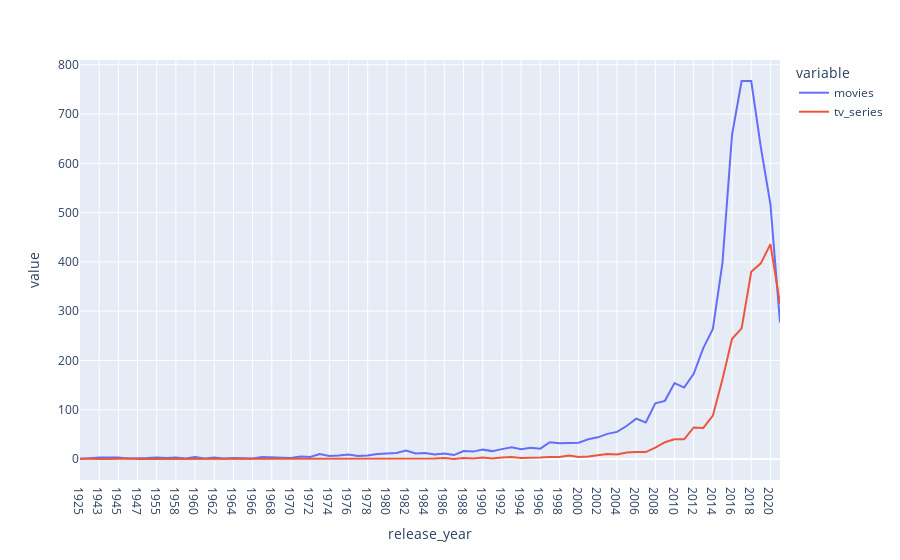

The notebook cell saved with this chart:
### Code cell
import plotly.express as px
fig = px.line(dataframe, x="release_year", y=["movies", "tv_series"])
fig.show()

### Figure 1 — Plotly figure (JSON) as saved in the notebook; plotly's stock layout.template omitted (floating-point values rounded to 4 significant figures)
{"data": [{"hovertemplate": "variable=movies<br>release_year=%{x}<br>value=%{y}<extra></extra>", "legendgroup": "movies", "line": {"color": "#636efa", "dash": "solid"}, "marker": {"symbol": "circle"}, "mode": "lines", "name": "movies", "orientation": "v", "showlegend": true, "type": "scatter", "x": ["1925", "1942", "1943", "1944", "1945", "1946", "1947", "1954", "1955", "1956", "1958", "1959", "1960", "1961", "1962", "1963", "1964", "1965", "1966", "1967", "1968", "1969", "1970", "1971", "1972", "1973", "1974", "1975", "1976", "1977", "1978", "1979", "1980", "1981", "1982", "1983", "1984", "1985", "1986", "1987", "1988", "1989", "1990", "1991", "1992", "1993", "1994", "1995", "1996", "1997", "1998", "1999", "2000", "2001", "2002", "2003", "2004", "2005", "2006", "2007", "2008", "2009", "2010", "2011", "2012", "2013", "2014", "2015", "2016", "2017", "2018", "2019", "2020", "2021"], "xaxis": "x", "y": [0, 2, 3, 3, 3, 1, 1, 2, 3, 2, 3, 1, 4, 1, 3, 1, 2, 2, 1, 4, 3, 2, 2, 5, 4, 10, 6, 7, 9, 6, 7, 10, 11, 12, 17, 11, 12, 9, 11, 8, 16, 15, 19, 16, 20, 24, 20, 23, 21, 34, 32, 32, 33, 40, 44, 51, 55, 67, 82, 74, 113, 118, 154, 145, 173, 225, 264, 398, 658, 767, 767, 633, 517, 277], "yaxis": "y"}, {"hovertemplate": "variable=tv_series<br>release_year=%{x}<br>value=%{y}<extra></extra>", "legendgroup": "tv_series", "line": {"color": "#EF553B", "dash": "solid"}, "marker": {"symbol": "circle"}, "mode": "lines", "name": "tv_series", "orientation": "v", "showlegend": true, "type": "scatter", "x": ["1925", "1942", "1943", "1944", "1945", "1946", "1947", "1954", "1955", "1956", "1958", "1959", "1960", "1961", "1962", "1963", "1964", "1965", "1966", "1967", "1968", "1969", "1970", "1971", "1972", "1973", "1974", "1975", "1976", "1977", "1978", "1979", "1980", "1981", "1982", "1983", "1984", "1985", "1986", "1987", "1988", "1989", "1990", "1991", "1992", "1993", "1994", "1995", "1996", "1997", "1998", "1999", "2000", "2001", "2002", "2003", "2004", "2005", "2006", "2007", "2008", "2009", "2010", "2011", "2012", "2013", "2014", "2015", "2016", "2017", "2018", "2019", "2020", "2021"], "xaxis": "x", "y": [1, 0, 0, 0, 1, 1, 0, 0, 0, 0, 0, 0, 0, 0, 0, 1, 0, 0, 0, 1, 0, 0, 0, 0, 1, 0, 1, 0, 0, 1, 0, 1, 0, 1, 0, 0, 0, 1, 2, 0, 2, 1, 3, 1, 3, 4, 2, 2, 3, 4, 4, 7, 4, 5, 7, 10, 9, 13, 14, 14, 23, 34, 40, 40, 64, 63, 88, 162, 244, 265, 380, 397, 436, 315], "yaxis": "y"}], "layout": {"legend": {"title": {"text": "variable"}, "tracegroupgap": 0}, "margin": {"t": 60}, "xaxis": {"anchor": "y", "domain": [0, 1], "title": {"text": "release_year"}}, "yaxis": {"anchor": "x", "domain": [0, 1], "title": {"text": "value"}}}}
